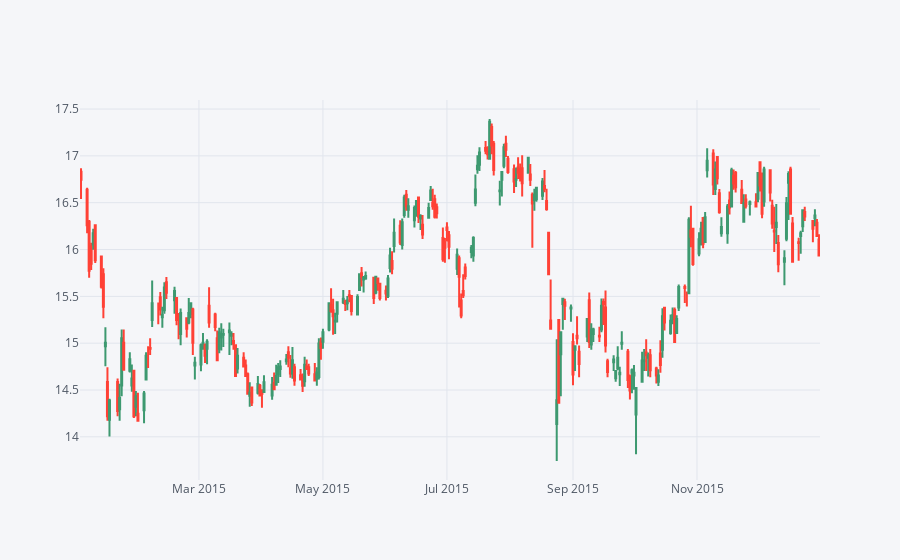

Notebook cell for this chart:
### Markdown cell above
** Use .iplot(kind='candle) to create a candle plot of Bank of America's stock from Jan 1st 2015 to Jan 1st 2016.**

### Code cell
bank_stocks['2015-01-01':'2015-12-31']['BAC'].iplot(kind='candle')

### Figure 1 — Plotly figure (JSON) as saved in the notebook; plotly's stock layout.template omitted (floating-point values rounded to 4 significant figures; data arrays with more than 128 entries replaced by an {"elided": "..."} marker saying what was removed)
{"data": [{"close": {"elided": "252 float values"}, "high": {"elided": "252 float values"}, "low": {"elided": "252 float values"}, "open": {"elided": "252 float values"}, "showlegend": false, "type": "candlestick", "uid": "5e39647a-1e41-4e85-8bd3-9729f0e7091e", "x": {"elided": "252 str values"}, "yaxis": "y2"}], "layout": {"legend": {"bgcolor": "#F5F6F9", "font": {"color": "#4D5663"}}, "paper_bgcolor": "#F5F6F9", "plot_bgcolor": "#F5F6F9", "title": {"font": {"color": "#4D5663"}}, "xaxis": {"gridcolor": "#E1E5ED", "rangeslider": {"visible": false}, "showgrid": true, "tickfont": {"color": "#4D5663"}, "title": {"font": {"color": "#4D5663"}, "text": ""}, "zerolinecolor": "#E1E5ED"}, "yaxis": {"gridcolor": "#E1E5ED", "showgrid": true, "showticklabels": false, "tickfont": {"color": "#4D5663"}, "title": {"font": {"color": "#4D5663"}, "text": ""}, "zerolinecolor": "#E1E5ED"}, "yaxis2": {"gridcolor": "#E1E5ED", "showgrid": true, "tickfont": {"color": "#4D5663"}, "title": {"font": {"color": "#4D5663"}, "text": ""}, "zerolinecolor": "#E1E5ED"}}}
